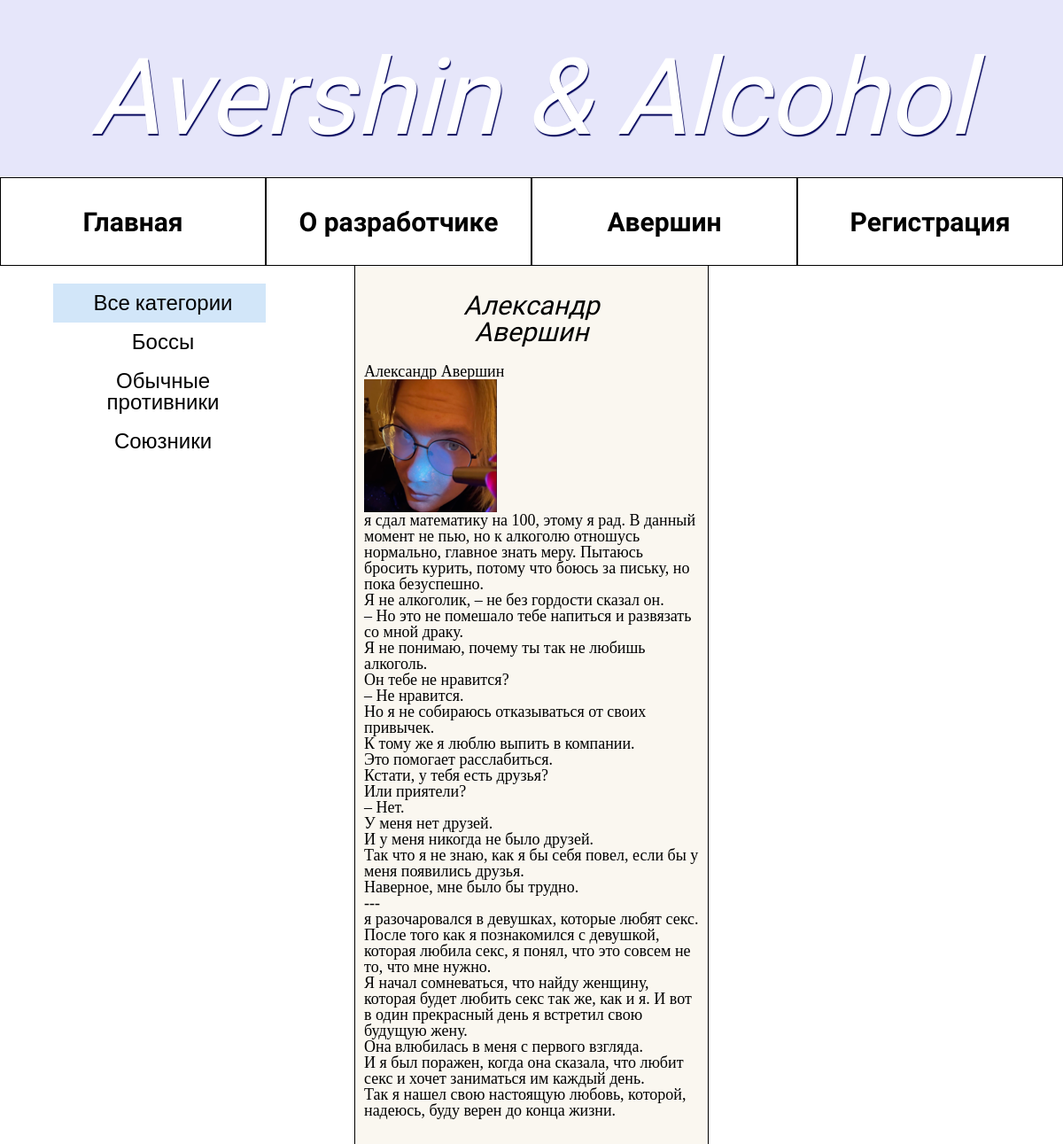
Page /post/Alexander-Avershin/ on the committed database.
### Game/models.py (models this page shows, shortened)
class Category(models.Model):
    name = models.CharField(max_length=100, db_index=True, verbose_name='Категория')
    slug = models.SlugField(max_length=255, unique=True, db_index=True, verbose_name="URL")
    def get_absolute_url(self):
        return reverse('category', kwargs={'cat_slug': self.slug})
    class Meta:
        verbose_name = 'Категория'
        verbose_name_plural = 'Категории'
        ordering = ['id']

class mobs(models.Model):
    title = models.CharField(max_length=255, verbose_name='Имя')
    slug = models.SlugField(max_length=255, unique=True, db_index=True, verbose_name="URL")
    content = models.TextField(blank=True, verbose_name='Информация')
    photo = models.ImageField(upload_to="photos/%Y/%m/%d/", blank=True, verbose_name='Изображение')
    time_created = models.DateTimeField(auto_now_add=True, verbose_name="Дата публикации")
    time_updated = models.DateTimeField(auto_now=True, verbose_name='Дата последнего изменения')
    is_published = models.BooleanField(default=False, verbose_name='Выложено')
    cat = models.ForeignKey('Category', on_delete=models.PROTECT, verbose_name='Категория')
    def __str__(self):
        return self.title
    class Meta:
        verbose_name = 'персонаж'
        verbose_name_plural = 'персонажи'
        ordering = ['time_created', 'title']

### Game/views.py (the view)
# urls.py: path('post/<slug:post_slug>/', ShowPost.as_view(), name='post'),
class ShowPost(DataMixin, DetailView):
    model = mobs
    template_name = 'game/post.html'
    slug_url_kwarg = 'post_slug'
    context_object_name = 'post'
    def get_context_data(self, *, object_list=None, **kwargs):
        context = super().get_context_data(**kwargs)
        c_def = self.get_user_context(title=context['post'])
        return dict(list(context.items()) + list(c_def.items()))

### Game/utils.py (called while the page is built)
    def get_user_context(self, **kwargs):
        context = kwargs
        cats = Category.objects.annotate(Count('mobs'))
        user_menu = menu.copy()
        if not self.request.user.is_authenticated:
            user_menu.pop(3)
        context['menu'] = user_menu
        context['cats'] = cats
        if 'cat_selected' not in context:
            context['cat_selected'] = 0
        return context

### Game/templates/game/post.html
{% extends 'game/AvAl_base.html' %}
{% block information %}
<h1>{{post.title}}</h1>
{% if post.photo %}
<p><img src="{{post.photo.url}}" alt="No photo found" class="img-article-left"></p>
{% endif %}
{{ post.content|linebreaks }}
{% endblock %}

### Game/templates/game/AvAl_base.html (shortened to what this page needs)
{% load static %}
{% load game_tags %}
<!DOCTYPE html>
<html lang="ru">
<head>
    <link rel="stylesheet" type="text/css" href="{% static 'game/css/styles.css' %}"/>
</head>
<body>
<div class="main_content">
    <div class="main_title">
        <div class="title_text">
            Avershin & Alcohol
        </div>
    </div>
    <div class="navigation">
        <div class="buttonrow">
        {% for m in menu %}
            <a class="buttonelement" href="{% url m.url_name %}">
              <span class="button">
                {{m.title}}
              </span>
            </a>
        {% endfor %}
        </div>
    </div>
    <div class="sidenav">
        {% if cat_selected == 0 %}
            <a href="#" class="selected">Все категории</a>
        {% else %}
            <a href="{% url 'home' %}">Все категории</a>
        {% endif %}
        {% for c in cats %}
            {% if c.mobs__count != 0 %}
                {% if c.pk == cat_selected %}
                    <li class="selected"> {{c.name}} </li>
                {% else %}
                    <li><a href="{{ c.get_absolute_url }}">{{ c.name }}</a></li>
                {% endif %}
            {% endif %}
        {% endfor %}
    </div>
    <div class="Main_block">
        <div class="Main_information">
            <div class="main_tag">{{title}}</div>
            {% block information %}
            {% endblock %}
        </div>
    </div>
</div>
</body>
</html>

### Game/static/game/css/styles.css (style rules this page uses)
* { padding: 0; margin: 0; border: 0; }
*, *:before, *:after { -moz-box-sizing: border-box; -webkit-box-sizing: border-box; box-sizing: border-box; }
html,body { height: 100%; width: 100%; line-height: 1; font-size: 18px; -ms-text-size-adjust: 100%; -moz-text-size-adjust: 100%; -webkit-text-size-adjust: 100%; }
a, a:visited { text-decoration: None }
ul, li { list-style: None }
img { vertical-align: top }
h1,h2,h3,h4,h5,h6 { font-size:inherit; font-weight: 400 }
.main_content { background: antiquewhite; text-align: center; width: 100%; height: auto; }
.main_tag { font-family: 'PT Sans', sans-serif; color: black; font-style: oblique; font-weight: 1; font-size: 30px; text-align: center; display: block; width: 100%; padding: 20px 100px; }
.title_text { font-family: 'Passions Conflict', cursive; color: white; text-shadow: 1px 2px 1px #01035b; font-size: 120px; font-style: italic; font-weight: 1; }
.main_title { width: 100%; text-align: center; padding: 50px 0; height: 200px; position: relative; background-color: lavender; }
.navigation { position: sticky; z-index: 4; top: 0; }
.Main_block { background-color: white; height: 4000px; width: 100%; padding-left: 400px; padding-right: 400px; }
.buttonrow { display: flex; flex-wrap: nowrap; background-image: url("../images/ButtonNotActive.svg"); justify-content: space-evenly; height: 100px; }
.Main_information { background-color: #FAF7F0; border: 1px solid black; width: 100%; height: 4000px; padding: 10px; transition-duration: 1s; border-top-width: 0; transition-delay: 500ms; text-align: left; position: relative; z-index: 2; }
.buttonelement { display: block; font-family: 'Raleway', sans-serif; font-weight: bold; font-size: 30px; font-style: inherit; color: black; border: 1px solid black; padding: 35px 0; width: 34%; top: 50%; background-color: white; transition-duration: 300ms; transition-timing-function: linear; }
.selected { background-color: #d2e6f9; padding: 10px 8px 10px 16px; font-family: 'Roboto', sans-serif; color: black; font-size: 24px; display: block; transition-duration: 300ms; }
.sidenav { width: 300px; height: 250px; position: absolute; z-index: 1; left: 0; padding-top: 20px; padding-left: 5%; }
.sidenav a { padding: 10px 8px 10px 16px; font-family: 'Roboto', sans-serif; color: black; font-size: 24px; display: block; transition-duration: 300ms; }

### rows in the picture
Category: name "Боссы"
Category: name "Обычные противники"
Category: name "Союзники"
mobs: title "Александр Авершин", photo (picture), content "я сдал математику на 100, этому я рад. В данный момент не пью, но к алкоголю отношусь нормально, главное знать меру. Пытаюсь бросить курить, потому что боюсь за письку, но пока безуспешно. Я не алкоголик, – не без гордости сказал он. – Но это не помешало тебе напиться и развязать со мной драку. Я не понимаю, почему ты так не любишь алкоголь. Он тебе не нравится? – Не нравится. Но я не собираюсь отказываться от своих привычек. К тому же я люблю выпить в компании. Это помогает расслабиться. Кстати, у тебя есть друзья? Или приятели? – Нет. У меня нет друзей. И у меня никогда не было друзей. Так что я не знаю, как я бы себя повел, если бы у меня появились друзья. Наверное, мне было бы трудно.…"

### other values in the picture
{{ m.title }} "Главная" "О разработчике" "Авершин" "Регистрация"
